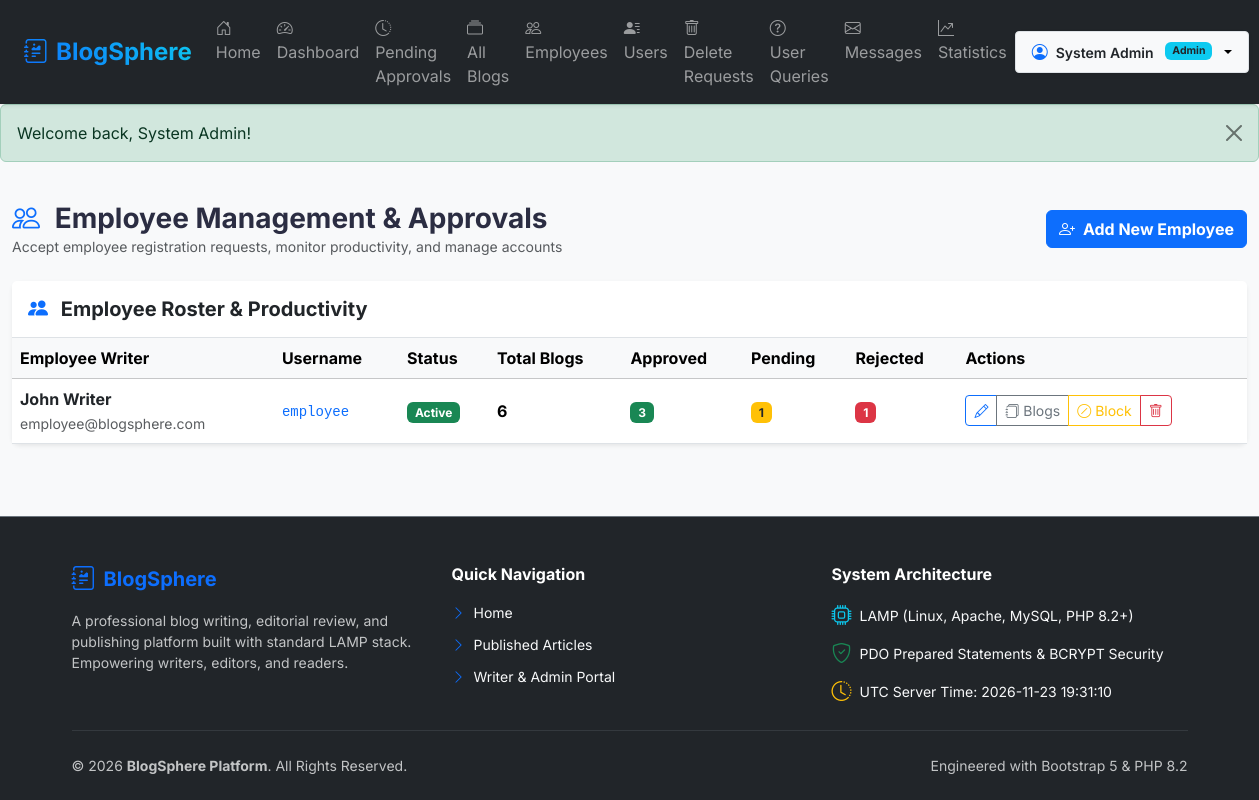
Page /admin/employees.php (signed in) on the committed database.
### tables this page shows
CREATE TABLE `users` (
  `id` INT AUTO_INCREMENT PRIMARY KEY,
  `username` VARCHAR(100) UNIQUE NOT NULL,
  `name` VARCHAR(100) NOT NULL,
  `email` VARCHAR(150) UNIQUE NOT NULL,
  `password` VARCHAR(255) NOT NULL,
  `role` ENUM('admin','employee','user') NOT NULL DEFAULT 'user',
  `profile_image` VARCHAR(255) DEFAULT NULL,
  `status` ENUM('active','inactive','blocked') DEFAULT 'active',
  `created_at` TIMESTAMP DEFAULT CURRENT_TIMESTAMP
);

### admin/employees.php (the view, shortened to what this page needs)
<?php
$pdo = getDBConnection();
$action = $_GET['action'] ?? 'list';
$stmtEmployees = $pdo->query("
    SELECT u.*,
           COUNT(DISTINCT b.id) as total_blogs,
           SUM(CASE WHEN b.status = 'approved' THEN 1 ELSE 0 END) as approved_blogs,
           SUM(CASE WHEN b.status = 'pending' THEN 1 ELSE 0 END) as pending_blogs,
           SUM(CASE WHEN b.status = 'rejected' THEN 1 ELSE 0 END) as rejected_blogs,
           COUNT(DISTINCT bd.id) as total_downloads
    FROM users u
    LEFT JOIN blogs b ON u.id = b.employee_id
    LEFT JOIN blog_downloads bd ON b.id = bd.blog_id
    WHERE u.role = 'employee' AND u.status != 'inactive'
    GROUP BY u.id
    ORDER BY u.created_at DESC
");
$employeesList = $stmtEmployees->fetchAll();
include __DIR__ . '/../includes/header.php';
?>
<div class="container-fluid py-4">
    <div class="d-flex justify-content-between align-items-center mb-4">
        <div>
            <h3 class="fw-bold mb-0"><i class="bi bi-people text-primary me-2"></i> Employee Management &amp; Approvals</h3>
            <p class="text-muted small mb-0">Accept employee registration requests, monitor productivity, and manage accounts</p>
        </div>
        <?php if ($action !== 'add'): ?>
            <a href="<?= BASE_URL ?>admin/employees.php?action=add" class="btn btn-primary fw-bold"><i class="bi bi-person-plus me-1"></i> Add New Employee</a>
        <?php else: ?>
            <a href="<?= BASE_URL ?>admin/employees.php" class="btn btn-outline-secondary">Back to Employee List</a>
        <?php endif; ?>
    </div>
    <div class="card border-0 shadow-sm rounded-3">
        <div class="card-header bg-white py-3 border-bottom">
            <h5 class="fw-bold mb-0"><i class="bi bi-people-fill text-primary me-2"></i> Employee Roster &amp; Productivity</h5>
        </div>
        <div class="table-responsive">
            <table class="table table-hover align-middle mb-0">
                <thead class="table-light">
                    <tr>
                        <th>Employee Writer</th>
                        <th>Username</th>
                        <th>Status</th>
                        <th>Total Blogs</th>
                        <th>Approved</th>
                        <th>Pending</th>
                        <th>Rejected</th>
                        <th>Actions</th>
                    </tr>
                </thead>
                <tbody>
                    <?php if (empty($employeesList)): ?>
                        <tr>
                            <td colspan="8" class="text-center py-4 text-muted">No active employees found.</td>
                        </tr>
                    <?php else: ?>
                        <?php foreach ($employeesList as $emp): ?>
                            <tr>
                                <td>
                                    <strong class="d-block text-dark"><?= htmlspecialchars($emp['name']) ?></strong>
                                    <small class="text-muted"><?= htmlspecialchars($emp['email']) ?></small>
                                </td>
                                <td><code class="text-primary"><?= htmlspecialchars($emp['username']) ?></code></td>
                                <td>
                                    <?php if ($emp['status'] === 'active'): ?>
                                        <span class="badge bg-success">Active</span>
                                    <?php elseif ($emp['status'] === 'inactive'): ?>
                                        <span class="badge bg-warning text-dark">Pending Approval</span>
                                    <?php else: ?>
                                        <span class="badge bg-danger">Blocked</span>
                                    <?php endif; ?>
                                </td>
                                <td><span class="fw-bold"><?= (int)$emp['total_blogs'] ?></span></td>
                                <td><span class="badge bg-success"><?= (int)$emp['approved_blogs'] ?></span></td>
                                <td><span class="badge bg-warning text-dark"><?= (int)$emp['pending_blogs'] ?></span></td>
                                <td><span class="badge bg-danger"><?= (int)$emp['rejected_blogs'] ?></span></td>
                                <td>
                                    <div class="btn-group btn-group-sm">
                                        <a href="<?= BASE_URL ?>admin/employees.php?action=edit&id=<?= $emp['id'] ?>" class="btn btn-outline-primary" title="Edit Employee"><i class="bi bi-pencil"></i></a>
                                        <a href="<?= BASE_URL ?>admin/blogs.php?employee=<?= $emp['id'] ?>" class="btn btn-outline-secondary" title="View Employee Blogs"><i class="bi bi-journals"></i> Blogs</a>
                                        <?php if ($emp['status'] === 'active'): ?>
                                            <a href="<?= BASE_URL ?>admin/employees.php?status_change=blocked&id=<?= $emp['id'] ?>" class="btn btn-outline-warning" title="Block Employee"><i class="bi bi-slash-circle"></i> Block</a>
                                        <?php else: ?>
                                            <a href="<?= BASE_URL ?>admin/employees.php?status_change=active&id=<?= $emp['id'] ?>" class="btn btn-outline-success" title="Activate Employee"><i class="bi bi-check-circle"></i> Accept</a>
                                        <?php endif; ?>
                                        <a href="<?= BASE_URL ?>admin/employees.php?delete_emp=1&id=<?= $emp['id'] ?>" class="btn btn-outline-danger" onclick="return confirm('Delete this employee account and all their manuscripts?');" title="Delete Employee"><i class="bi bi-trash"></i></a>
                                    </div>
                                </td>
                            </tr>
                        <?php endforeach; ?>
                    <?php endif; ?>
                </tbody>
            </table>
        </div>
    </div>
</div>
<?php include __DIR__ . '/../includes/footer.php'; ?>

### assets/css/style.css (style rules this page uses)
body { font-family: 'Inter', -apple-system, BlinkMacSystemFont, "Segoe UI", Roboto, sans-serif; color: #2b2d42; background-color: #f8f9fa; }

### includes/header.php (style rules this page uses)
body { font-family: 'Inter', -apple-system, sans-serif; background-color: #f8f9fa; color: #2b2d42; margin: 0; padding: 0; }

### rows in the picture
users: name "John Writer", email "employee@blogsphere.com", username "employee", status "Active", total_blogs "6", approved_blogs "3", pending_blogs "1", rejected_blogs "1"

### other values in the picture
$_SESSION['user_name'] "System Admin"
$role "Admin"
$flash['message'] "Welcome back, System Admin!"
